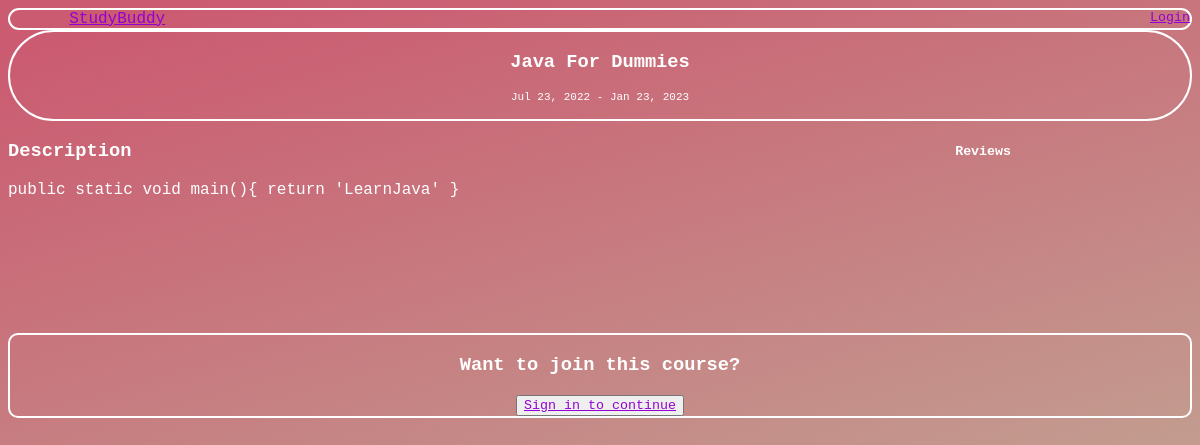
The page /course/4 on the database its author committed.
### base/models.py (models this page shows, shortened)
class Course(models.Model):
    title = models.CharField(max_length=150)
    host = models.ForeignKey(User, on_delete=models.CASCADE)
    description = models.TextField(null=True, verbose_name='Course Descrtiption')
    start_date = models.DateTimeField(verbose_name='Course starts')
    end_date = models.DateTimeField(verbose_name='Course ends')
    class Meta:
        ordering = ['-start_date', '-end_date']

### base/views.py (the view, shortened to what this page needs)
class CourseView(DetailView, FormView):
    model = Course
    form_class = ParticipantForm
    template_name = 'base/course.html'
    context_object_name = 'course'
    pk_url_kwarg = 'course_id'
    def get_context_data(self, **kwargs):
        context = super().get_context_data(**kwargs)
        context['contact_form'] = ParticipantForm()
        return context

### base/templates/base/course.html (shortened to what this page needs)
{% extends 'main.html' %}
{% block content %}
<div class="course-card">
    <div class="course_title">
        <h3>{{course.title}}</h3>
        <p class="course-dates">{{course.start_date|date:"M d, Y"}} - {{course.end_date|date:"M d, Y"}}</p>
    </div>
    <div class="course-details">
        <div class="course-description">
            <h3>Description</h3>
            {% if course.description %}
            <p>{{course.description}}</p>
            {% else %}
            <p>No Description </p>
            {% endif %}
        </div>
        <div class="course-reviews">
            <h5>Reviews</h5>
        </div>
    </div>
    <div class="contact-form">
        <h3>Want to join this course?</h3>
        {% if request.user.is_authenticated %}
            <h5>Fill in the contact form</h5>
            <form action="" METHOD="POST">
                {% csrf_token %}
                {{contact_form.as_p}}
                <input id="join-button" type="submit" value="Join">
            </form>
        {% else %}
            <button><a href="{% url 'login' %}">Sign in to continue</a></button>
        {% endif %}
    </div>
</div>
{% endblock content %}

### templates/main.html (style rules this page uses)
* { font-family: 'Courier New'; color: white; }
body { height: 100vh; background: rgb(203,91,113); background: linear-gradient(164deg, rgba(203,91,113,1) 5%, rgba(191,187,158,1) 98%); }
a { color: darkviolet; }

### base/templates/base/course.html (style rules this page uses)
.course-details { display: grid; grid-template-columns: 4fr 1fr; }
.course-dates { font-size: 11px; }
.course_title { border: 2px solid; border-radius: 100px; text-align: center; }
.course-details { padding-bottom: 10%; }
.contact-form { text-align: center; border: 2px solid; border-radius: 10px; }

### rows shown on the page
Course: title "Java For Dummies", start_date "Jul 23, 2022", end_date "Jan 23, 2023", description "public static void main(){ return 'LearnJava' }"
